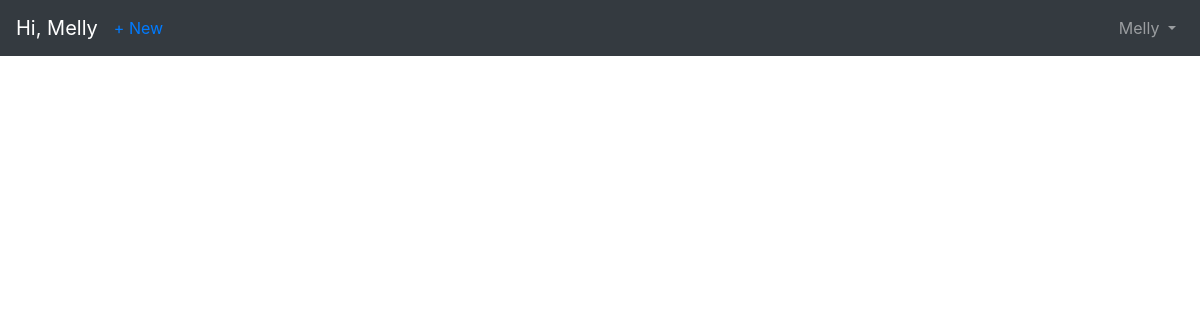
/articles/ (signed in), run on an earlier commit of the app's database.
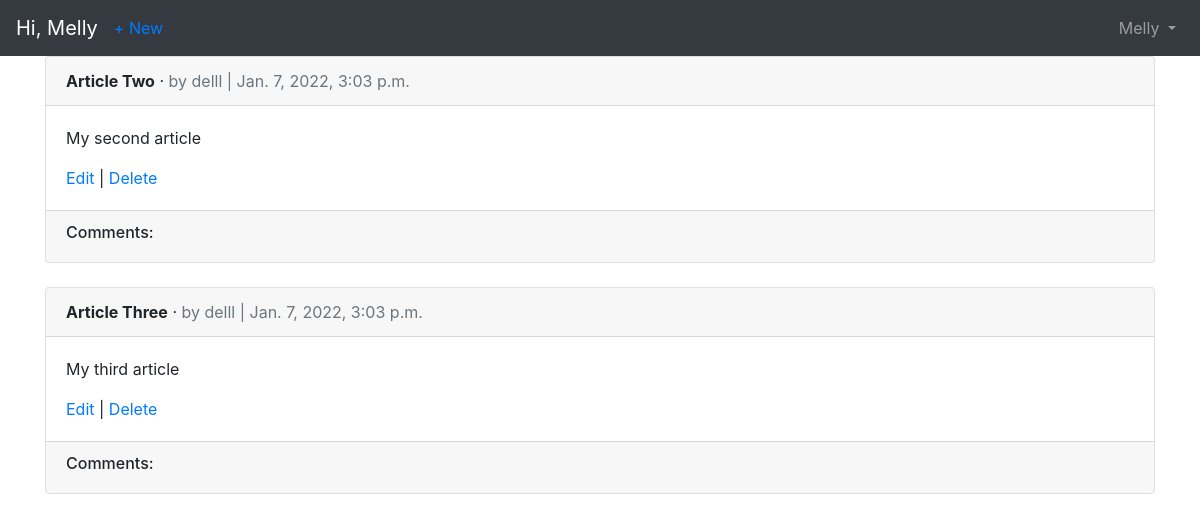
And on a later commit of the database.
### articles/models.py (models this page shows, shortened)
class Article(models.Model):
    title = models.CharField(max_length=255)
    body = models.TextField()
    date = models.DateTimeField(auto_now_add=True)
    author = models.ForeignKey(
        get_user_model(),
        on_delete=models.CASCADE,
    )

### accounts/models.py (models this page shows)
class CustomUser(AbstractUser):
    age = models.PositiveIntegerField(null=True, blank=True)

### articles/views.py (the view)
# urls.py: path('', ArticleListView.as_view(), name='article_list'),
class ArticleListView(LoginRequiredMixin,ListView):
    model = Article
    template_name = 'article_list.html'

### templates/article_list.html (shortened to what this page needs)
{% extends 'base.html' %}
{% block content %}
    {% for article in object_list %}
        <div class="card">
            <div class="card-header">
                <span class="font-weight-bold">{{ article.title }}</span> &middot;
                <span class="text-muted">by {{ article.author }} | {{ article.date }} </span>
            </div>
            <div class="card-body">
                <p>
                    {{ article.body }}
                </p>
                <a href="{% url 'article_edit' article.pk %}">Edit</a> |
                <a href="{% url 'article_delete' article.pk %}">Delete</a>
            </div>
            <div class="card-footer">
                <h6>
                    Comments:
                </h6>
            </div>
        </div>
        <br/>
    {% endfor %}
{% endblock %}

What changed in the data, as far as the page shows it:
added Article: title "Article Two", author "delll", date "Jan. 7, 2022, 3:03 p.m.", body "My second article"
added Article: title "Article Three", author "delll", date "Jan. 7, 2022, 3:03 p.m.", body "My third article"
